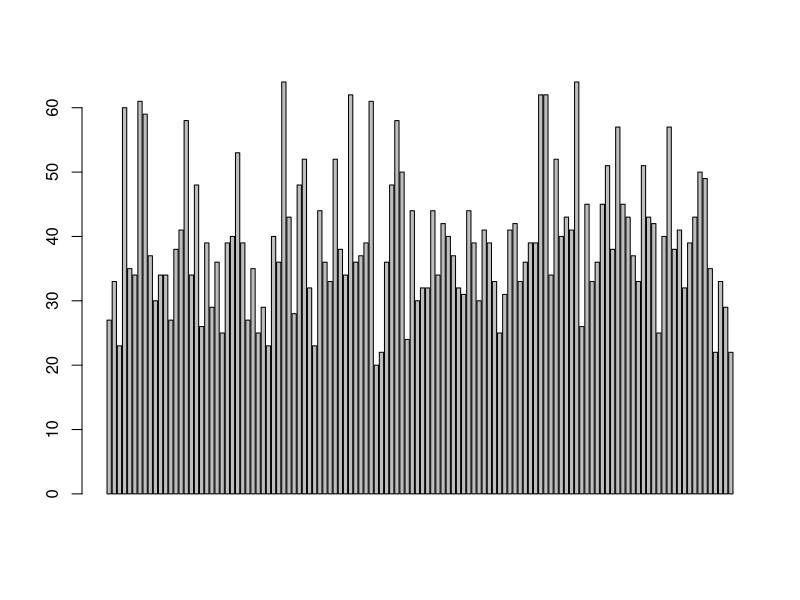
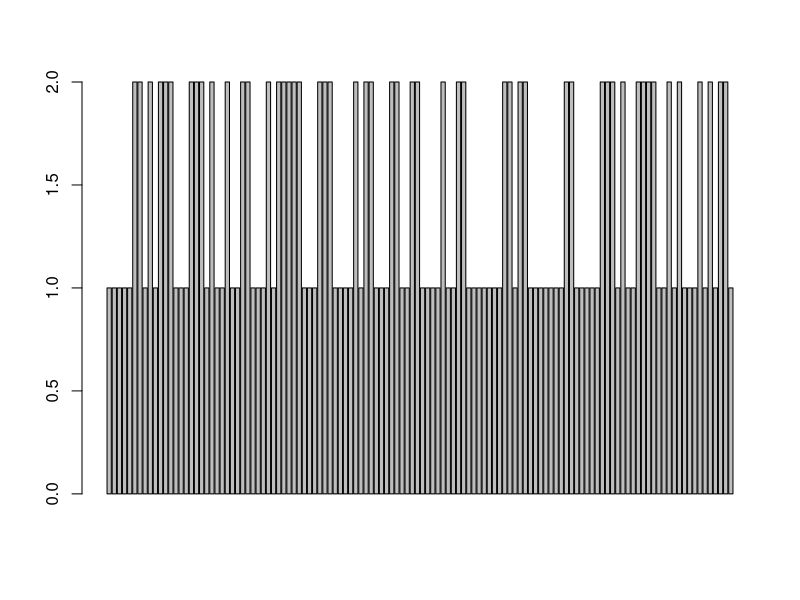
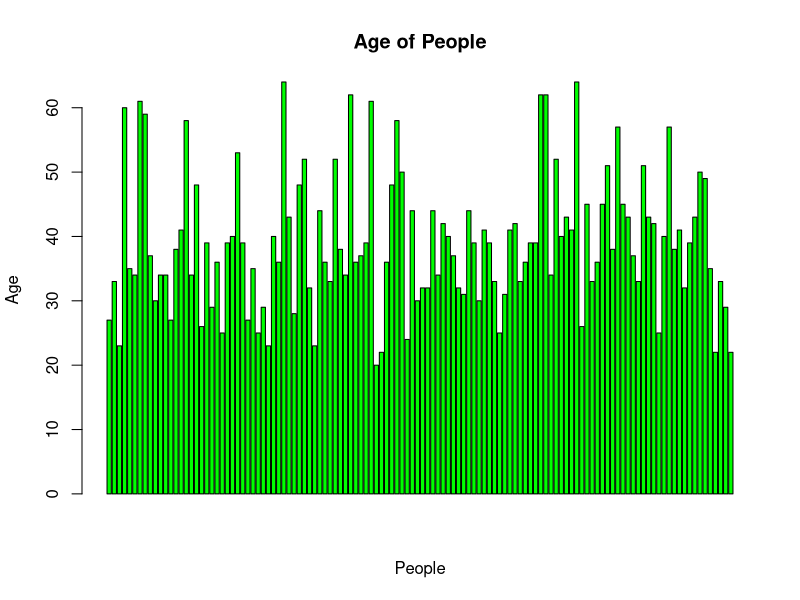
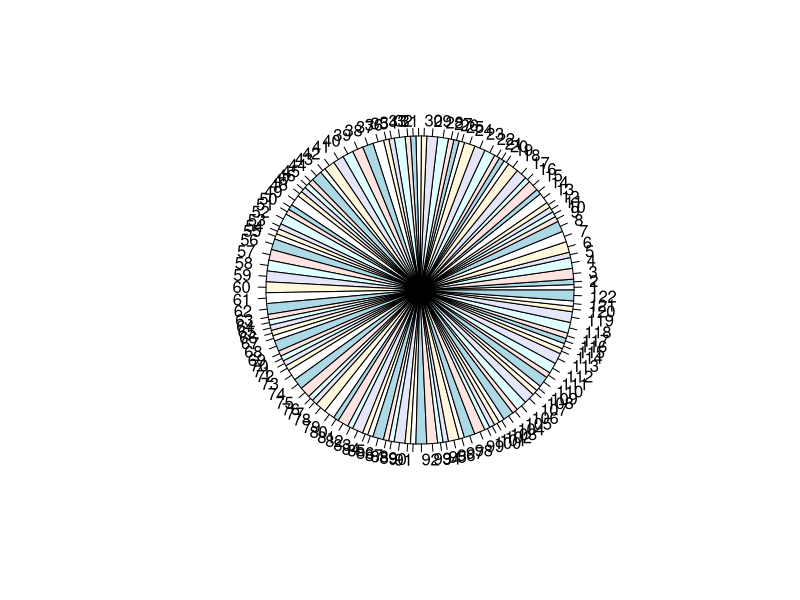
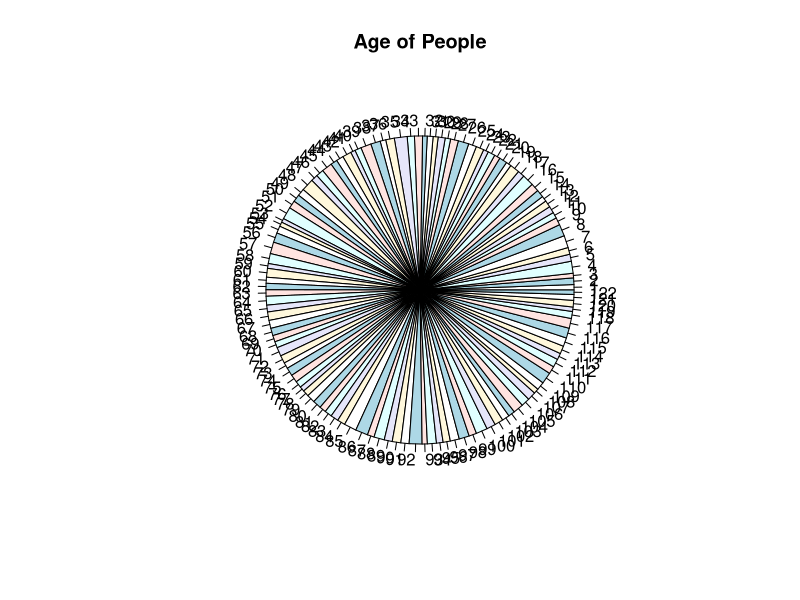
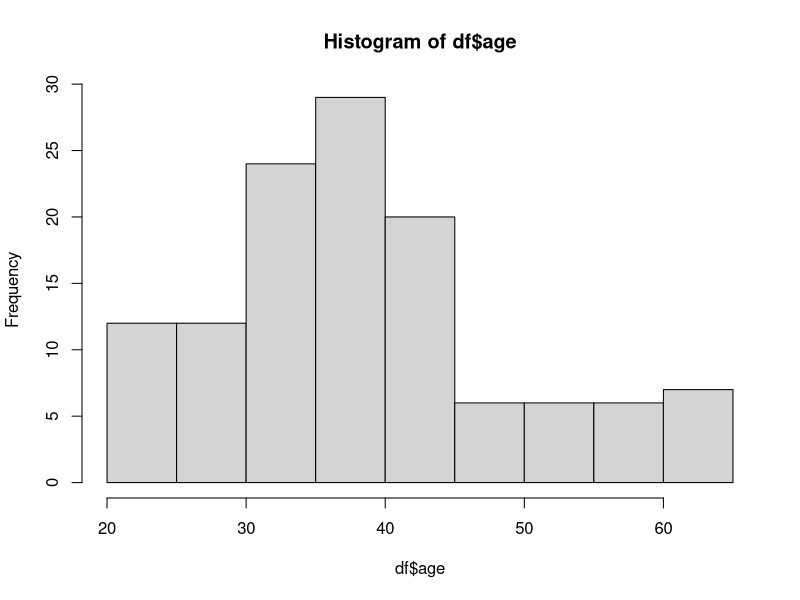
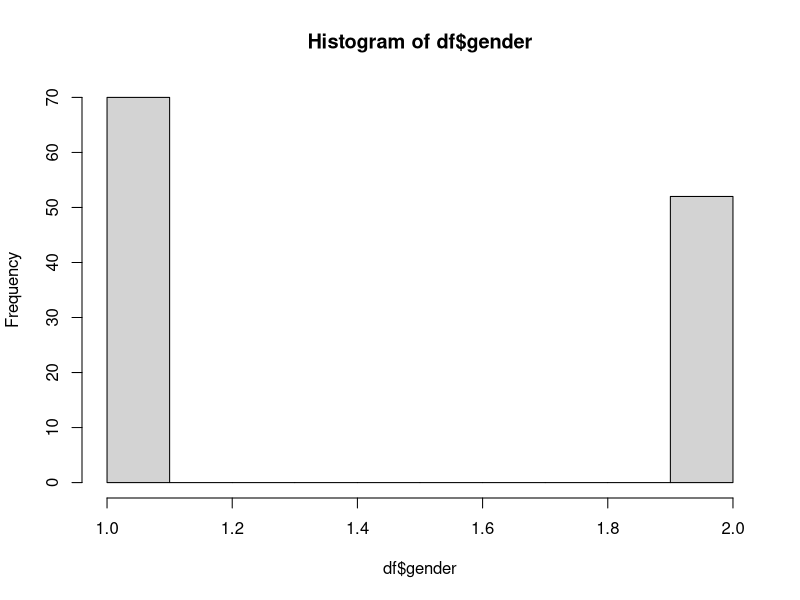
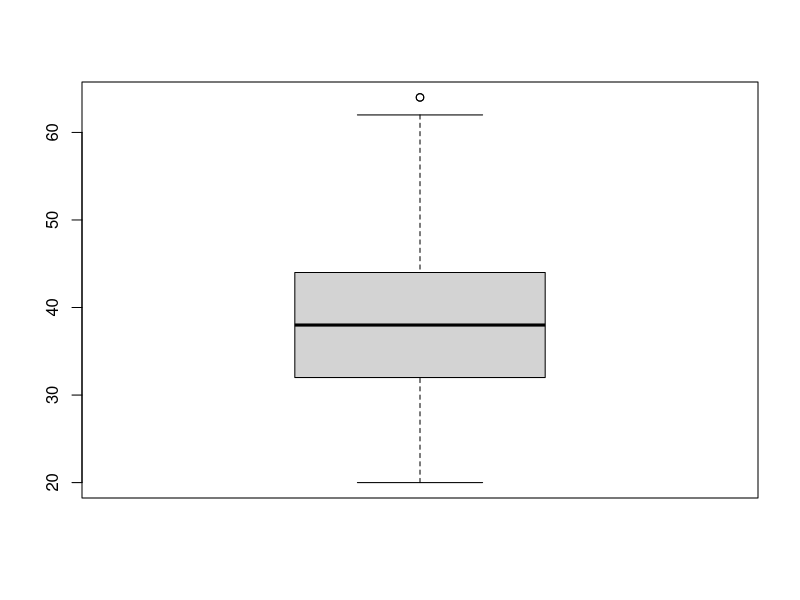

These figures' R source, in order:
## ---- chunk 1

# Business Forecasting HW2
# Name - Sarjak Atul Maniar
# Email - sm2732@scarletmail.rutgers.edu

#                                           Typical Industries Employee Survey

#-----------------------------------------------------------------------------------------------------------------------

library(readr)  # to use read_csv function 
library("ggplot2") 
library(dbplyr)
library(tidyverse)

getwd() # to get current working directory

myData <- read_csv('Typical_Employee_Survey_Data.csv')
head(myData)

df <- data.frame(myData)  # creating the data frame for our data
head(df) # printing first 6 values
#-----------------------------------------------------------------------------------------------------------------------

# Exploring the Data Frame

names(df)
ncol(df)
nrow(df)
dim(df)
head(df)
tail(df)
str(df)
class(df$age)
str(df)   # whole structure of our data
unique(df$age) # this will print all the unique values of age column
unique(df$gender) # this will print all the unique values of gender column

#-----------------------------------------------------------------------------------------------------------------------

# Column

df$age  # or we can write df[1]
df[2]
df[c("age")]
df[7:10]
df[c("age","gender")]

#-----------------------------------------------------------------------------------------------------------------------

# Rows
df[2,]    # we must put ',' here because otherwise it will print the column. So the machine should be able to differentiate.
head(df)
df[3,5]    # this will simply print the coordinates [row, column]

#-----------------------------------------------------------------------------------------------------------------------

# Combined
df[3:5,c("gender")]   # 3rd, 4th and 5th row of gender column  
df[5:6,2:3]   # Note this: [1st_parameter -> row_value, 2nd_parameter -> column_value]

#-----------------------------------------------------------------------------------------------------------------------

#Levels

df$gender   # this will print all the values of gender column
table(df$gender)  # this will print the frequency of distinct values
table(df$age)   
table(df$likeliness_of_promotion)
table(df$years_of_experience)
head(df)
table(df$age, df$gender)   # this gives the frequency of one parameter(column) with respect to other...
table(df$age, df$job_satisfication, df$likeliness_of_promotion)

df$age[df$job_satisfication == "1" & df$likeliness_of_promotion == "1"] 
# here we are printing the ages of all the people who have job satisfaction (very satisfied) and will be promoted (very likely). 

#-----------------------------------------------------------------------------------------------------------------------

# Filtering

# Note: we put ',' to print all the other columns with respect to the column used in the parameter.
df[df$gender == "1",]   # 1 -> Male, 2 -> Female,   this will print all the column values of all the rows whose gender is 1 i.e Male

df$age[df$gender == "1"]   # this will print the age of all the people whose gender is Male.

head(df)
#-----------------------------------------------------------------------------------------------------------------------

# Ordering

df[order(df$age),]    # this will sort the values of age in ascending order
df[order(-df$age),]   # this will sort the values of age in descending order

head(df)

#-----------------------------------------------------------------------------------------------------------------------
# Change Column Name
names(df)[3] <- "satisfaction_of_job"
names(df)

# Changing the age of the first person
df[1,1] <- 27  # from 35 to 27
df[1]

#-----------------------------------------------------------------------------------------------------------------------

# Graphing
head(df)
barplot(df$age)
barplot(df$gender)
barplot(df$age, main = "Age of People", xlab = "People", ylab = "Age", col = "Green", names.arg = df$Name)
# names.arg:
# a vector of names to be plotted below each bar or group of bars.If this argument is omitted, 
# then the names are taken from the names attribute of height if this is a vector, or the column 
# names if it is a matrix.

pie(df$budgetary_decisions)
pie(df$age,label = df$Name, main = "Age of People")
stem(df$gender)
stem(df$age)
hist(df$age)
hist(df$gender)    # so we can see that male population is more than female population
boxplot(df$age)    
# The box of a boxplot starts in the first quartile (25%) and ends in the third (75%). 
# Hence, the box represents the 50% of the central data, with a line inside that represents the median.
boxplot(df$age,df$gender)

max(df$age)  # 64
min(df$age)  # 20

# so the range of age is from 20 to 64

#-----------------------------------------------------------------------------------------------------------------------

# Trying other interesting things :D

# Calculating total number of people whose age is 22
length(which(df$age==20))  # 1

# Calculating total number of Males
length(which(df$gender==1))

# Calculating total number of Females
length(which(df$gender==2))


# Getting the max value of years_of_experience
max(df$years_of_experience)  # 52.25

# Now, as we got the max value of years_of_experience, let us see the age of that particular person who has the highest work experience
df$age[which(df$years_of_experience == 52.25)]   # 62

# We can see this by plotting the graph below.. 

ggplot(data = df) +
  geom_point(aes(x = years_of_experience, y = age), shape = "cross", size = 2, color = "blue")
# Sow, we can see that the person with highest work experience is not the one who has the highest age number :)

range(df$years_of_experience) # 0.08 52.25

# Getting all the ages whose proudness value is 1
df$age[which(df$proudness == 1)] 

# Getting all the ages whose turn_down_job value is 1
df$age[which(df$turn_down_job == 1)]

#-----------------------------------------------------------------------------------------------------------------------

# Summary Stats

min(df$age) # 20
max(df$age) # 64
range(df$age)
StatRange = max(df$age) - min(df$age)
StatRange
mean(df$age)
sd(df$age)
var(df$age)
sqrt(var(df$age))
fivenum(df$age)
IQR(df$age)
quantile(df$age)
summary(df$age)
boxplot.stats(df$age)
boxplot.stats(df$age)$out

#-----------------------------------------------------------------------------------------------------------------------

# Data Frame Summary

summary(df)

by(df$age,df$gender,sd)
by(df$age,df$gender,summary)
by(df$age,df$gender,mean)

aggregate(df$age,list("Type" = df$gender),median)
aggregate(df$age,list("Type" = df$gender),summary)

#-----------------------------------------------------------------------------------------------------------------------

# Some more visualizations

unique(df$years_of_experience)
min(df$years_of_experience) # 8
max(df$years_of_experience) # 52.25
range(df$years_of_experience)

# Plotting a graph which shows the years of experience of both Males and Females. We can see that Male population has higher work experience
ggplot(data = df,aes(years_of_experience))+ geom_histogram(binwidth = 3, col='black', fill='blue', alpha = 0.4) + facet_wrap(~gender)

# Plotting a graph of gender vs likeliness_of_promotion. 
df %>% count(gender)%>%ggplot(aes(gender,n)) + geom_bar(stat = 'identity', fill = 'purple', alpha = 0.3, col = "black") +
  xlab('gender ') + ylab('likeliness_of_promotion')

# proudness vs age 
ggplot(data = df) +
  geom_point(aes(x = proudness, y = age), shape = "circle", size = 2, color = "purple")

# turn_down vs age 
ggplot(data = df) +
  geom_point(aes(x = turn_down_job, y = age), shape = "circle", size = 2, color = "purple")
